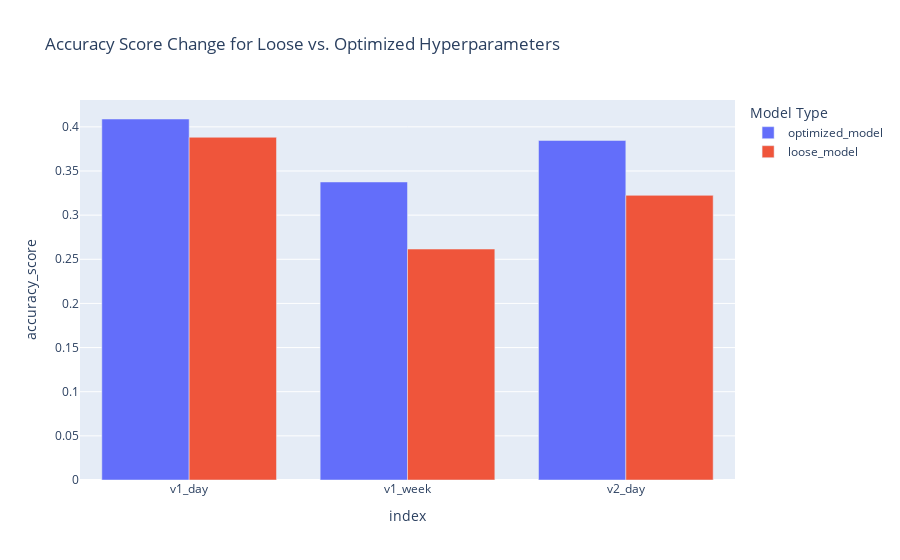

Write notebook code for a chart like this one.
### Markdown cell above
### Evaluating results
We can now see the accuracy of each loosely-optimized hyperparameter model and increased-optimized hyperparameter model. We compare the accuracies in this below chart:

### Code cell
results = {
    "optimized_model": {
        "v1_day": 0.4089, 
        "v2_day": 0.3846,
        "v1_week": 0.33758
    },
    "loose_model": {
        "v1_day": 0.3882,
        "v2_day": 0.3224,
        "v1_week": 0.2616
    }
}

results_df = pd.DataFrame(results).reset_index()

melted = results_df.melt(id_vars='index', value_vars=['optimized_model', 'loose_model'],
                      var_name='Model Type', value_name='accuracy_score')
melted=melted.sort_values('index')
fig = px.bar(melted, color='Model Type', x='index', y='accuracy_score',
             barmode='group', 
             title='Accuracy Score Change for Loose vs. Optimized Hyperparameters')
fig.show()

### Figure 1 — Plotly figure (JSON) as saved in the notebook; plotly's stock layout.template omitted (floating-point values rounded to 4 significant figures)
{"data": [{"alignmentgroup": "True", "hovertemplate": "Model Type=optimized_model<br>index=%{x}<br>accuracy_score=%{y}<extra></extra>", "legendgroup": "optimized_model", "marker": {"color": "#636efa", "pattern": {"shape": ""}}, "name": "optimized_model", "offsetgroup": "optimized_model", "orientation": "v", "showlegend": true, "textposition": "auto", "type": "bar", "x": ["v1_day", "v1_week", "v2_day"], "xaxis": "x", "y": [0.4089, 0.3376, 0.3846], "yaxis": "y"}, {"alignmentgroup": "True", "hovertemplate": "Model Type=loose_model<br>index=%{x}<br>accuracy_score=%{y}<extra></extra>", "legendgroup": "loose_model", "marker": {"color": "#EF553B", "pattern": {"shape": ""}}, "name": "loose_model", "offsetgroup": "loose_model", "orientation": "v", "showlegend": true, "textposition": "auto", "type": "bar", "x": ["v1_day", "v1_week", "v2_day"], "xaxis": "x", "y": [0.3882, 0.2616, 0.3224], "yaxis": "y"}], "layout": {"barmode": "group", "legend": {"title": {"text": "Model Type"}, "tracegroupgap": 0}, "title": {"text": "Accuracy Score Change for Loose vs. Optimized Hyperparameters"}, "xaxis": {"anchor": "y", "domain": [0, 1], "title": {"text": "index"}}, "yaxis": {"anchor": "x", "domain": [0, 1], "title": {"text": "accuracy_score"}}}}
